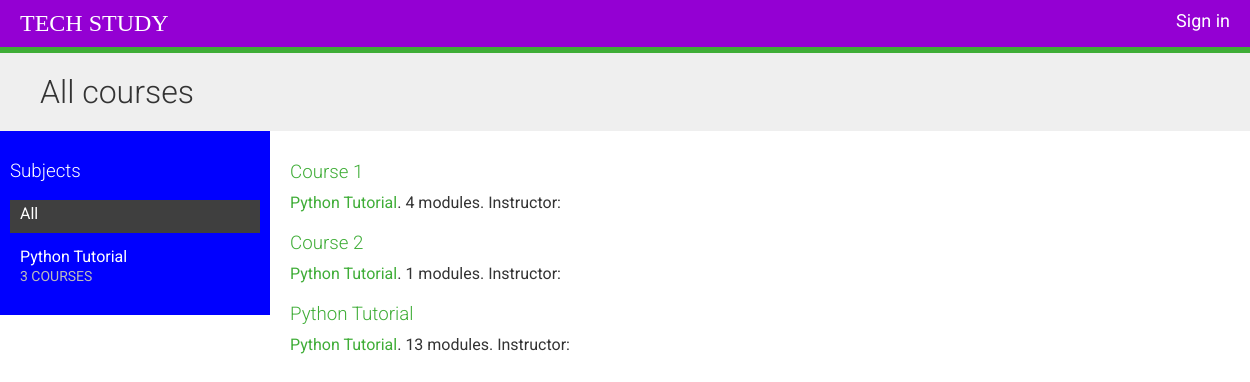
The page / on the database its author committed.
### courses/models.py (models this page shows, shortened)
class Subject(models.Model):
    title = models.CharField(max_length=200)
    slug = models.SlugField(max_length=200, unique=True)
    class Meta:
        ordering = ['title']
    def __str__(self):
        return self.title

class Course(models.Model):
    owner = models.ForeignKey(User,
                              related_name='courses_created',
                              on_delete=models.CASCADE)
    subject = models.ForeignKey(Subject,
                                related_name='courses',
                                on_delete=models.CASCADE)
    title = models.CharField(max_length=200)
    slug = models.SlugField(max_length=200, unique=True)
    overview = models.TextField()
    created = models.DateTimeField(auto_now_add=True)
    students = models.ManyToManyField(User,
                                      related_name='courses_joined',
                                      blank=True)
    class Meta:
        ordering = ['-created']

### courses/views.py (the view)
# urls.py: path('', CourseListView.as_view(), name='course_list'),
class CourseListView(TemplateResponseMixin, View):
    model = Course
    template_name = 'courses/course/list.html'
    def get(self, request, subject=None):
        subjects = cache.get('all_subjects')
        if not subjects:
            subjects = Subject.objects.annotate(
                           total_courses=Count('courses'))
            cache.set('all_subjects', subjects)
        all_courses = Course.objects.annotate(
                                   total_modules=Count('modules'))
        if subject:
            subject = get_object_or_404(Subject, slug=subject)
            key = 'subject_{}_courses'.format(subject.id)
            courses = cache.get(key)
            if not courses:
                courses = all_courses.filter(subject=subject)
                cache.set(key, courses)
        else:
            courses = cache.get('all_courses')
            if not courses:
                courses = all_courses
                cache.set('all_courses', courses)
        return self.render_to_response({'subjects': subjects,
                                        'subject': subject,
                                        'courses': courses})

### courses/templates/courses/course/list.html (shortened to what this page needs)
{% extends "base.html" %}
{% block content %}
<h1>
    {% if subject %}
        {{ subject.title }} courses
    {% else %}
        All courses
    {% endif %}
</h1>
<div class="contents">
    <h3>Subjects</h3>
    <ul id="modules">
        <li {% if not subject %}class="selected"{% endif %}>
            <a href="{% url 'course_list' %}">All</a>
        </li>
        {% for s in subjects %}
            <li {% if subject == s %}class="selected"{% endif %}>
                <a href="{% url 'course_list_subject' s.slug %}">
                    {{ s.title }}
                    <br><span>{{ s.total_courses }} courses</span>
                </a>
            </li>
        {% endfor %}
    </ul>
</div>
<div class="module">
    {% for course in courses %}
        {% with subject=course.subject %}
            <h3><a href="{% url 'course_detail' course.slug %}">{{ course.title }}</a></h3>
            <p>
                <a href="{% url 'course_list_subject' subject.slug %}">{{ subject }}</a>.
                {{ course.total_modules }} modules.
                Instructor: {{ course.owner.get_full_name }}
            </p>
        {% endwith %}
    {% endfor %}
</div>
{% endblock %}

### courses/static/css/base.css (style rules this page uses)
body { margin:0; font-family:'Roboto', sans-serif; font-weight:400; color:#333; }
a { color:#3fad37; text-decoration:none; }
ul { float:left; }
h1, h2, h3, h4, h5, h6 { font-family:'Roboto', sans-serif; font-weight:300; }
h1 { background:#efefef; width:100%; overflow:auto; padding:20px 0 20px 40px; margin:0; }
.module { padding:10px 20px; float:left; width:600px; }
.module h3 { margin:20px 0 0; padding:0; width:100%; }
.module p { margin:10px 0 20px; width:100%; float:left; }
.contents { width:20%; padding:10px; float:left; background:blue; color: #fff; font-family:'Roboto', sans-serif; }
.contents ul { list-style:none; margin:0; padding:0; width:100%; }
.contents ul li { margin:0 0 10px 0; padding:4px 10px 10px; overflow:auto; cursor:move; }
.contents ul li.selected { background:#3f3f3f; }
.contents ul span { text-transform:uppercase; color:#bbb; font-size:14px; }
.contents ul a { display:block; color:#fff; text-decoration:none; }

### rows shown on the page
Subject: title "Python Tutorial", total_courses "3"
Course: title "Course 1", subject "Python Tutorial", total_modules "4"
Course: title "Course 2", subject "Python Tutorial", total_modules "1"
Course: title "Python Tutorial", subject "Python Tutorial", total_modules "13"
